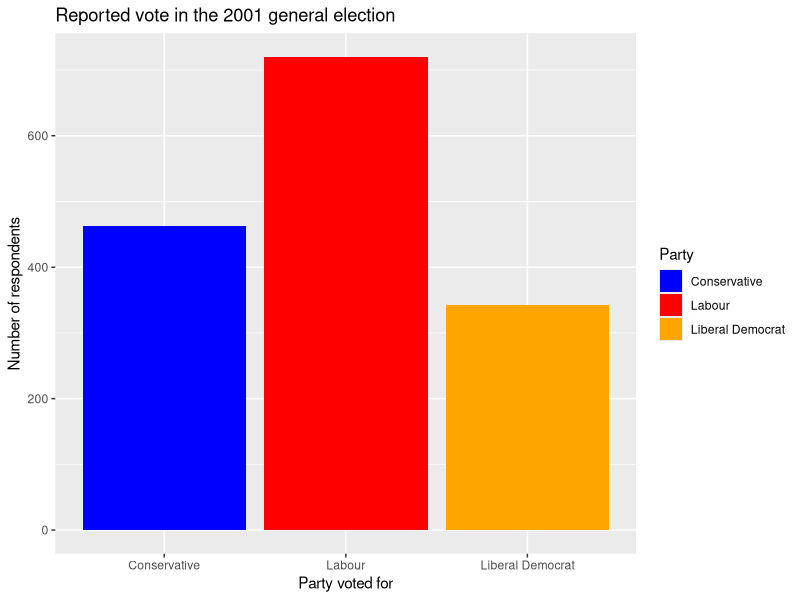

This figure's R source:
## ---- chunk 1
#| include: false

library(ggplot2)
library(carData)
## ---- chunk 2
#| echo: true
#| renderings: [light, dark]

BEPS |> ggplot(aes(x = vote, fill = vote)) +
  geom_bar() +
  scale_fill_manual(values = c("Conservative" = "blue", "Labour" = "red", "Liberal Democrat" = "orange")) +
  labs(title = "Reported vote in the 2001 general election",
     x = "Party voted for", y = "Number of respondents", fill = "Party")
